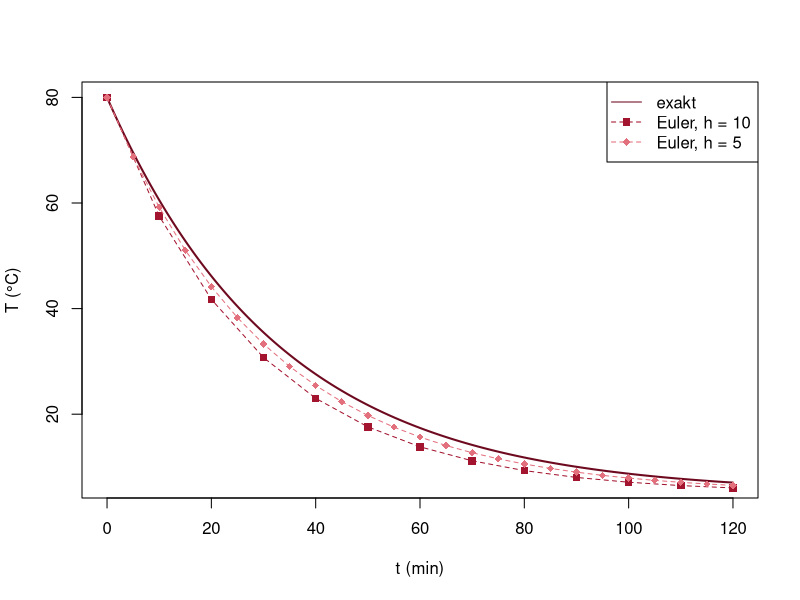

Reproduce this figure in R.
# Abb. 3.21: Euler-Verfahren für die Abkühlung mit verschiedenen Schrittweiten (Buch, Abschnitt 3.4, Gl. 3.26)
# dT/dt = 0.03 (5 - T), T(0) = 80; Euler mit h = 10 und h = 5 im Vergleich zur exakten Lösung
# (c) 2026 Philipp Kügler · Programm zum Buch „Dynamische Systeme in den Lebenswissenschaften“ · MIT-Lizenz (siehe LICENSE)
k <- 0.03; Tu <- 5; T0 <- 80
exakt <- function(t) Tu + (T0 - Tu) * exp(-k * t)
tt <- seq(0, 120, length.out = 300)
plot(tt, exakt(tt), type = "l", col = rgb(0.43, 0.04, 0.12), lwd = 2, xlab = "t (min)", ylab = "T (°C)")
farben <- c(rgb(0.64, 0.08, 0.18), rgb(0.89, 0.44, 0.49)); zeichen <- c(15, 18)
hs <- c(10, 5)
for (i in 1:2) {
  h <- hs[i]; N <- 120 / h
  t <- h * (0:N); T <- numeric(N + 1); T[1] <- T0
  for (n in 1:N) T[n + 1] <- T[n] + h * k * (Tu - T[n])
  lines(t, T, type = "o", lty = 2, pch = zeichen[i], col = farben[i])
  cat(sprintf("h = %2d: T(60) ≈ %.3f,  Fehler %.3f\n", h, T[60 / h + 1], abs(T[60 / h + 1] - exakt(60))))
}
legend("topright", legend = c("exakt", sprintf("Euler, h = %d", hs)), col = c(rgb(0.43, 0.04, 0.12), farben), lty = c(1, 2, 2), pch = c(NA, zeichen))
